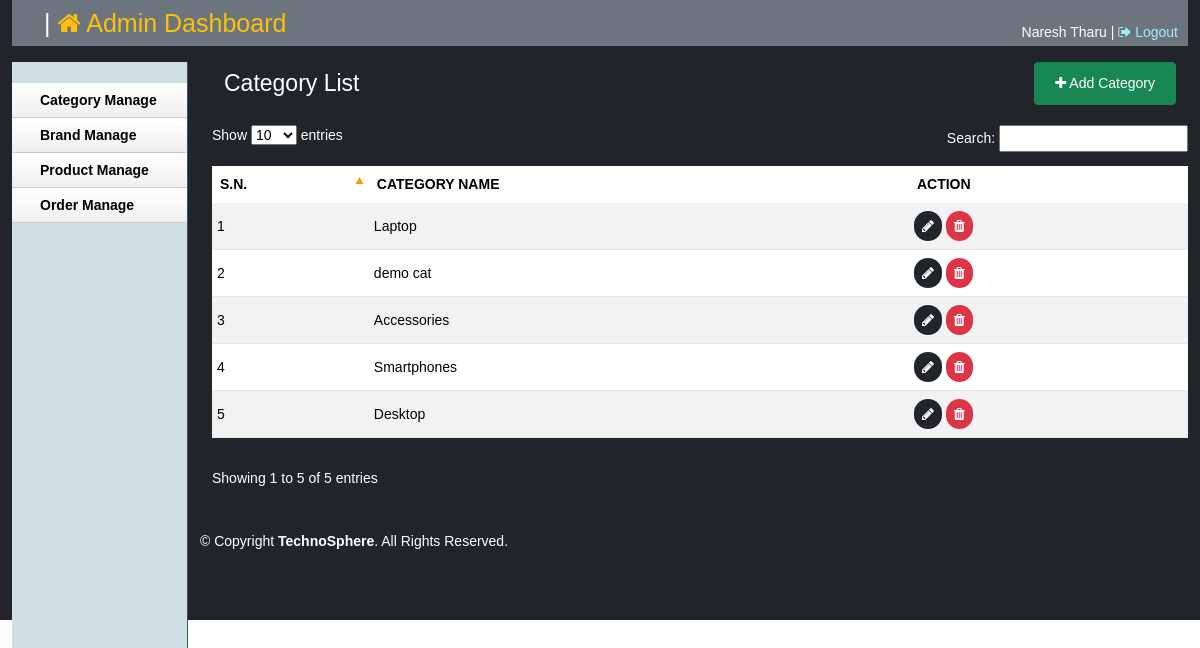
The app's page /admin/catlist.php (signed in) with its own data.
### tables this page shows
CREATE TABLE `tbl_category` (
  `catId` int(11) NOT NULL,
  `catName` varchar(255) NOT NULL
);

### lib/Database.php (called while the page is built, shortened)
<?php
Class Database{
 public $host   = DB_HOST;
 public $user   = DB_USER;
 public $pass   = DB_PASS;
 public $dbname = DB_NAME;
 public $link;
private function connectDB(){
 $this->link = new mysqli($this->host, $this->user, $this->pass,
  $this->dbname);
 }
public function select($query){
  $result = $this->link->query($query) or
   die($this->link->error.__LINE__);
  if($result->num_rows > 0){
    return $result;
  } else {
    return false;
  }
 }
}

### classess/Category.php (called while the page is built, shortened)
<?php
$filepath = realpath(dirname(__FILE__));
include_once($filepath . '/../lib/Database.php');
?>
<?php
class Category
{
	private $db;
	public function __construct()
	{
		$this->db = new Database();
	}
	public function getAllCat()
	{
		$query = "SELECT * FROM tbl_category ORDER BY catId DESC";
		$result = $this->db->select($query);
		return $result;
	}
}
?>

### admin/catlist.php (the view, shortened to what this page needs)
<?php include 'inc/header.php'; ?>
<?php include 'inc/sidebar.php'; ?>
<?php include '../classess/Category.php'; ?>
<?php
$cat = new Category();
?>
<div class="grid_10">
	<div class=" text-white">
		<div class="container">
			<div class="row align-items-center justify-content-center">
				<div class="col-lg-6">
					<h2>Category List</h2>
				</div>
				<div class="col-lg-6"><a href="catadd.php" class="btn btn-success btn-sm float-right mt-3"><i class="fa fa-plus" aria-hidden="true"></i> Add Category</a></div>
			</div>
		</div>
		<div class="block">
			<table class="table datatable table-striped table-responsive" id="example">
				<thead class="text-uppercase bg-dark pb-5">
					<tr>
						<th>S.N.</th>
						<th>Category Name</th>
						<th>Action</th>
					</tr>
				</thead>
				<tbody>
					<?php
					$getCat = $cat->getAllCat();
					if ($getCat) {
						$i = 0;
						while ($result = $getCat->fetch_assoc()) {
							$i++;
					?>
							<tr class="odd gradeX">
								<td><?php echo $i; ?></td>
								<td><?php echo $result['catName']; ?></td>
								<td><a href="catedit.php?catid=<?php echo $result['catId']; ?>"><i class="fa fa-pencil p-2 bg-dark text-white rounded-pill" aria-hidden="true"></i> </a> <a onclick="return confirm('Are you sure to delete!')" href="?delcat=<?php echo $result['catId']; ?>"><i class="fa fa-trash p-2 text-white bg-danger rounded-pill" aria-hidden="true"></i> </a></td>
							</tr>
					<?php }
					} ?>
				</tbody>
			</table>
		</div>
	</div>
</div>
<?php include 'inc/footer.php'; ?>

### admin/css/text.css (style rules this page uses)
body { font: 13px/1.5 Tahoma, Helvetica, Arial, 'Liberation Sans', FreeSans, sans-serif; }
h2 { font-size: 23px; }
p, dl, hr, h1, h2, h3, h4, h5, h6, ol, ul, pre, table, address, fieldset { margin-bottom: 20px; }

### admin/css/grid.css (style rules this page uses)
.grid_1, .grid_2, .grid_3, .grid_4, .grid_5, .grid_6, .grid_7, .grid_8, .grid_9, .grid_10, .grid_11, .grid_12, .grid_13, .grid_14, .grid_15, .grid_16 { display: inline; float: left; margin-left: 1%; margin-right: 1%; }
.container_12 .grid_10 { width: 81.333%; }

### admin/css/layout.css (style rules this page uses)
body { background: #fff none repeat scroll 0 0; color: #444; font-size: 14px; padding: 0; }
a { color: #000; font-weight:bold; text-decoration: none; }
h1, h2, h3, h4, h5, h6 { line-height:1.2em; margin-bottom:.3em; }
h2 { margin-top:1em; }
.block { padding-top:20px; }
.block { padding-bottom:1px; }
.float-right { padding:10px 20px; float:right; }
.sorting_asc { background: #000 url(../img/table/sort_asc.png) no-repeat center right; padding:8px 5px; text-align:left; color:#fff; }
.sorting { background:#000 url(../img/table/sort_both.png) no-repeat center right; padding:8px 5px; text-align:left; color:#fff; }
tr.odd { height: 30px; line-height: 30px; border-bottom:1px solid #e6e6e6; }
tr.even { height: 30px; line-height: 30px; border-bottom:1px solid #e6e6e6; }
tr.odd td, tr.even td { padding-left:5px; }

### records on screen
tbl_category: catName "Laptop"
tbl_category: catName "demo cat"
tbl_category: catName "Accessories"
tbl_category: catName "Smartphones"
tbl_category: catName "Desktop"

### other values on screen
Session::get('adminName') "Naresh Tharu"
